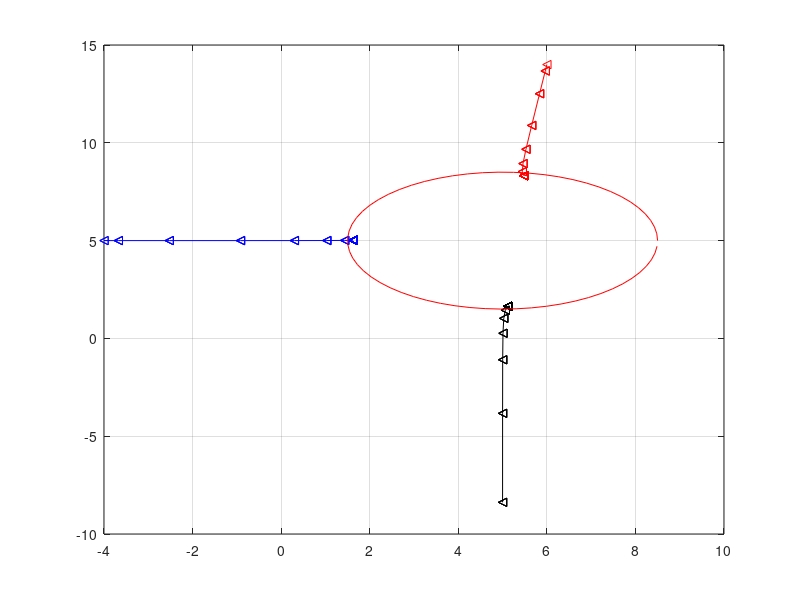

Here is the MATLAB script that generated this plot:
clc;
clear all;
close all;

%attraction and repulsion between charges

%A negative charge is places at the centre and four chrages are placed at
%different location

%-----------------------------------------------------------------------
%Initialization of parameters
%-----------------------------------------------------------------------


number_of_robots=3;
robot=cell(1,number_of_robots);

%Initial Position of the robots
robot{1}=[5,-10];
robot{2}=[6,14];
robot{3}=[-4,5];
% robot{4}=[0,-5];
% robot{5}=[10,-6];
% robot{6}=[10,6];

hyp_robot=[5,5];  %position of the hypothetical (Virtual Leader) Robot


%Vector to hold the position history
robot_Vec=[];

%Charges on each robot
q(1:number_of_robots)=1;

%Mass of each robot
m(1:number_of_robots)=1;

%Electrostatic Constant
K=10;

for t=1:250  %total simulation time
    
    %Compute the attractive forces between the center (hypothetical robot)
    %and the actual robots
    %-----------------------------------------------------------
    %-----------------------------------------------------------
    %Electrostatic force by Coloumb's Law
    %F=K(q1q2)/r^2;
    %-----------------------------------------------------------
    %-----------------------------------------------------------
    
    
    %Computing the force for the first robot
    %Equation (6) of the paper
    
    %Computing distance of individual robot from all other robots
    r=zeros(number_of_robots,number_of_robots);
    for i=1:number_of_robots
        for j=1:number_of_robots
            a=robot{i}-robot{j};
            r(i,j)=sqrt(a(1)^2+a(2)^2);
        end
    end
    
%     r
    
    %Computing orientation of individual from all other robots
    theta=zeros(number_of_robots,number_of_robots);
    for i=1:number_of_robots
        for j=1:number_of_robots
            if i==j
                theta(i,j)=0;
            elseif i~=j
                a=robot{i}-robot{j};
                theta(i,j)=atan2(a(2),a(1));
            end
        end
    end
    
%     theta*180/pi
    
    
    %Computing Electrostatic forces (Repulsive) on individual robot
    %from all other robots
    
    Electrostatic_Forces=zeros(number_of_robots,number_of_robots);
    for i=1:number_of_robots
        for j=1:number_of_robots
            if i==j
                Electrostatic_Forces(i,j)=0;
            elseif i~=j
                Electrostatic_Forces(i,j)=(K*q(i)*q(j))/(r(i,j)^2);
            end
        end
    end
%     Electrostatic_Forces
    
    
    
    %Decomposition of Electrostatic forces in x and y components
    for i=1:number_of_robots
        for j=1:number_of_robots
            EF_x(i,j)=Electrostatic_Forces(i,j)*cos(theta(i,j));
            EF_y(i,j)=Electrostatic_Forces(i,j)*sin(theta(i,j));
        end
    end
    
    %Computing x and y components of Attractive Force (Equation 8 in JP)
    alpha=3; %radius of the circle
    ksk=.1;   %variable from JP
    
    for i=1:number_of_robots
        a=robot{i}-hyp_robot;
        Attractive_Force_x(i)=ksk*(a(1)*(a(1)^2+a(2)^2-alpha^2));
        Attractive_Force_y(i)=ksk*(a(2)*(a(1)^2+a(2)^2-alpha^2));
    end
    
    
    
    %Computing resultant forces on each robot
    for i=1:number_of_robots
        F_x_res(i)=sum(EF_x(i,1:number_of_robots))-Attractive_Force_x(i);
        F_y_res(i)=sum(EF_y(i,1:number_of_robots))-Attractive_Force_y(i);
    end
    
    for i=1:number_of_robots
        F_res(i)=sqrt(F_x_res(i)^2+F_y_res(i)^2);
        theta_res(i)=atan2(F_y_res(i),F_x_res(i));
    end
    F_res
    
    for i=1:number_of_robots
        i
        dummy=robot(i);
        xy_pos=cell2mat(dummy);
        x_pos=xy_pos(1);
        y_pos=xy_pos(2);
        
        distance_from_hyp_robot=sqrt((x_pos-hyp_robot(1))^2+(y_pos-hyp_robot(2))^2)
        
        if (F_res(i)<=1e-1)
            %don't move
            x_pos_new=x_pos;
            y_pos_new=y_pos;
        elseif (abs(distance_from_hyp_robot-alpha)<=5e-1)
            %don't move
            x_pos_new=x_pos;
            y_pos_new=y_pos;
        else
            %update robot position
            
            x_pos_new=x_pos+0.5*(F_res(i)*cos(theta_res(i)))*((t/10)^2);   %s=ut+0.5(F/m)t^2  we assume u=0 and t is the number of times loop is executed
            y_pos_new=y_pos+0.5*(F_res(i)*sin(theta_res(i)))*((t/10)^2);
        end
        robot{i}=[x_pos_new y_pos_new];
        
        robot_Vec=[robot_Vec;robot];
    end
    
    
end %end of the bigger loop


%Plotting Initial position
%     for i=1:number_of_robots
%         dummy=robot(i);
%         xy_pos=cell2mat(dummy);
%         x_pos=xy_pos(1);
%         y_pos=xy_pos(2);
%         figure(1),plot(x_pos,y_pos,'*'), grid on,hold on, axis tight;
%     end
%
robots_trajectory=cell2mat(robot_Vec);

figure(1);
plot(robots_trajectory(:,1),robots_trajectory(:,2),'k-<'),hold on, grid on,
plot(robots_trajectory(:,3),robots_trajectory(:,4),'r-<'),hold on, grid on,
plot(robots_trajectory(:,5),robots_trajectory(:,6),'b-<'),hold on, grid on,
% plot(robots_trajectory(:,7),robots_trajectory(:,8),'c-<'),hold on, grid on,
% plot(robots_trajectory(:,9),robots_trajectory(:,10),'g-<'),hold on, grid on,
% plot(robots_trajectory(:,11),robots_trajectory(:,12),'o-<'),hold on, grid on,

%drawing a circle of radius=alpha
count=1;
for theta=0:0.1:2*pi
x_circle(count)=(alpha+0.5)*cos(theta);
y_circle(count)=(alpha+0.5)*sin(theta);
count=count+1;
end

x_circle=x_circle+hyp_robot(1);
y_circle=y_circle+hyp_robot(2);

plot(x_circle,y_circle,'r-'),hold on,



% % % % %plotting a line between the final points
% % % % for i=1:2:(number_of_robots*2)
% % % %     
% % % %     x1=robots_trajectory(end,i);
% % % %     y1=robots_trajectory(end,i+1);
% % % %     
% % % %     if i<(number_of_robots*2-2)
% % % %         x2=robots_trajectory(end,i+2);
% % % %         y2=robots_trajectory(end,i+3);
% % % %     else
% % % %         x2=robots_trajectory(end,mod(i+2,number_of_robots*2));
% % % %         y2=robots_trajectory(end,mod(i+3,number_of_robots*2));
% % % %     end
% % % %     
% % % %     if (x1<=x2)
% % % %         
% % % %         x_points=x1:0.1:x2;
% % % %     elseif (x1>x2)
% % % %         x_points=x2:0.1:x1;
% % % %         %     elseif x1==x2
% % % %         %         x_points=x1*ones(1,100);
% % % %     end
% % % %     
% % % %     if (abs(x1-x2)<=1e-3)
% % % %         disp('I am here')
% % % %         if y1<y2
% % % %             y_points=y1:0.1:y2;
% % % %         elseif y1>y2
% % % %             y_points=y2:0.1:y1;
% % % %         end
% % % %         
% % % %         x_points=x1*ones(1,length(y_points));
% % % %     else
% % % %         
% % % %         slope=(y2-y1)/(x2-x1);
% % % %         y_points=slope*(x_points-x1)+y1;
% % % %     end
% % % %      
% % % %     
% % % %     figure(1)
% % % %     plot(x_points,y_points,'b--'),hold on,
% % % % end
